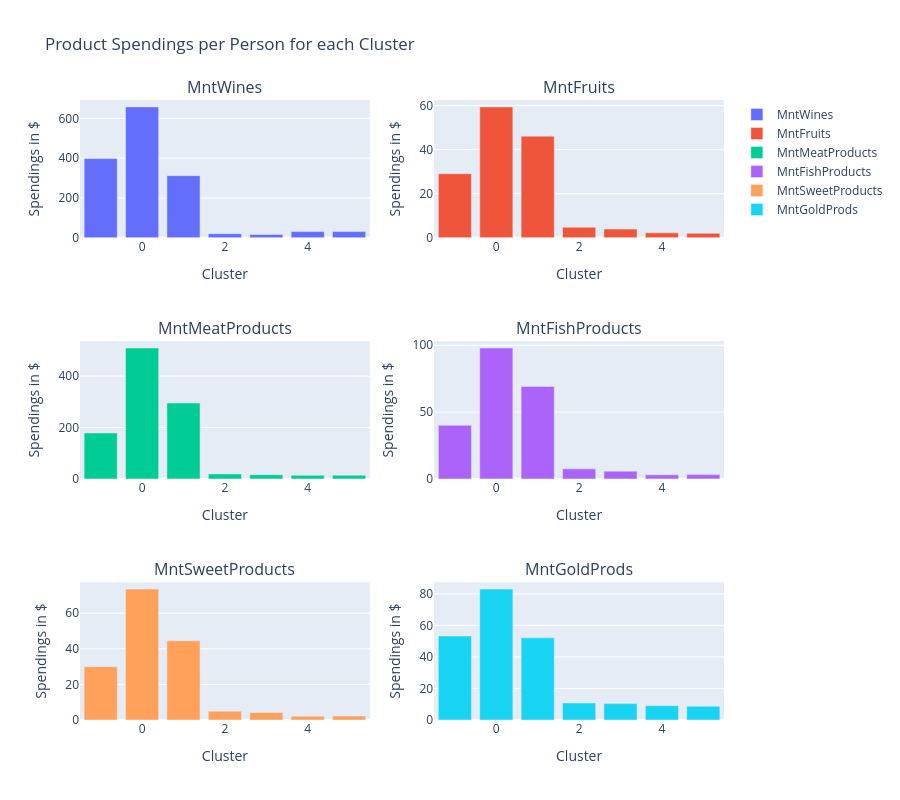

Notebook cell for this chart:
### Markdown cell above
<div class="alert alert-block alert-info">
As already concluded, it can be seen that the customers from all clusters except cluster 0 are parents.
</div>

### Code cell
products = ['MntWines', 'MntFruits', 'MntMeatProducts', 'MntFishProducts', 'MntSweetProducts', 'MntGoldProds']

fig = make_subplots(rows=3, cols=2, subplot_titles=products)
for i, product in enumerate(products):
    product_spend = data_cleaned.groupby('Cluster').mean()[product]
    fig.add_trace(go.Bar(x=product_spend.index, y=product_spend.values, name=product), row=i//2+1, col=i%2+1)
    fig.update_xaxes(title_text='Cluster', row=i//2+1, col=i%2+1)
    fig.update_yaxes(title_text='Spendings in $', row=i//2+1, col=i%2+1)

fig.update_layout(height=800, title_text="Product Spendings per Person for each Cluster", autosize=True)
fig.show()

### Figure 1 — Plotly figure (JSON) as saved in the notebook; plotly's stock layout.template omitted (floating-point values rounded to 4 significant figures)
{"data": [{"name": "MntWines", "type": "bar", "x": [-1, 0, 1, 2, 3, 4, 5], "xaxis": "x", "y": [397.9, 657.7, 312.0, 20.5, 16.69, 31.03, 31.19], "yaxis": "y"}, {"name": "MntFruits", "type": "bar", "x": [-1, 0, 1, 2, 3, 4, 5], "xaxis": "x2", "y": [29.09, 59.43, 46.16, 4.78, 3.95, 2.233, 2.03], "yaxis": "y2"}, {"name": "MntMeatProducts", "type": "bar", "x": [-1, 0, 1, 2, 3, 4, 5], "xaxis": "x3", "y": [178.9, 509.3, 295.2, 19.21, 16.52, 13.82, 14.12], "yaxis": "y3"}, {"name": "MntFishProducts", "type": "bar", "x": [-1, 0, 1, 2, 3, 4, 5], "xaxis": "x4", "y": [40.11, 97.96, 69.21, 7.505, 5.806, 3.067, 3.194], "yaxis": "y4"}, {"name": "MntSweetProducts", "type": "bar", "x": [-1, 0, 1, 2, 3, 4, 5], "xaxis": "x5", "y": [29.96, 73.53, 44.49, 4.936, 4.204, 2.167, 2.224], "yaxis": "y5"}, {"name": "MntGoldProds", "type": "bar", "x": [-1, 0, 1, 2, 3, 4, 5], "xaxis": "x6", "y": [53.28, 83.02, 52.12, 10.8, 10.39, 9.1, 8.784], "yaxis": "y6"}], "layout": {"annotations": [{"font": {"size": 16}, "showarrow": false, "text": "MntWines", "x": 0.225, "xanchor": "center", "xref": "paper", "y": 1, "yanchor": "bottom", "yref": "paper"}, {"font": {"size": 16}, "showarrow": false, "text": "MntFruits", "x": 0.775, "xanchor": "center", "xref": "paper", "y": 1, "yanchor": "bottom", "yref": "paper"}, {"font": {"size": 16}, "showarrow": false, "text": "MntMeatProducts", "x": 0.225, "xanchor": "center", "xref": "paper", "y": 0.6111, "yanchor": "bottom", "yref": "paper"}, {"font": {"size": 16}, "showarrow": false, "text": "MntFishProducts", "x": 0.775, "xanchor": "center", "xref": "paper", "y": 0.6111, "yanchor": "bottom", "yref": "paper"}, {"font": {"size": 16}, "showarrow": false, "text": "MntSweetProducts", "x": 0.225, "xanchor": "center", "xref": "paper", "y": 0.2222, "yanchor": "bottom", "yref": "paper"}, {"font": {"size": 16}, "showarrow": false, "text": "MntGoldProds", "x": 0.775, "xanchor": "center", "xref": "paper", "y": 0.2222, "yanchor": "bottom", "yref": "paper"}], "autosize": true, "height": 800, "title": {"text": "Product Spendings per Person for each Cluster"}, "xaxis": {"anchor": "y", "domain": [0, 0.45], "title": {"text": "Cluster"}}, "xaxis2": {"anchor": "y2", "domain": [0.55, 1], "title": {"text": "Cluster"}}, "xaxis3": {"anchor": "y3", "domain": [0, 0.45], "title": {"text": "Cluster"}}, "xaxis4": {"anchor": "y4", "domain": [0.55, 1], "title": {"text": "Cluster"}}, "xaxis5": {"anchor": "y5", "domain": [0, 0.45], "title": {"text": "Cluster"}}, "xaxis6": {"anchor": "y6", "domain": [0.55, 1], "title": {"text": "Cluster"}}, "yaxis": {"anchor": "x", "domain": [0.7778, 1], "title": {"text": "Spendings in $"}}, "yaxis2": {"anchor": "x2", "domain": [0.7778, 1], "title": {"text": "Spendings in $"}}, "yaxis3": {"anchor": "x3", "domain": [0.3889, 0.6111], "title": {"text": "Spendings in $"}}, "yaxis4": {"anchor": "x4", "domain": [0.3889, 0.6111], "title": {"text": "Spendings in $"}}, "yaxis5": {"anchor": "x5", "domain": [0, 0.2222], "title": {"text": "Spendings in $"}}, "yaxis6": {"anchor": "x6", "domain": [0, 0.2222], "title": {"text": "Spendings in $"}}}}
